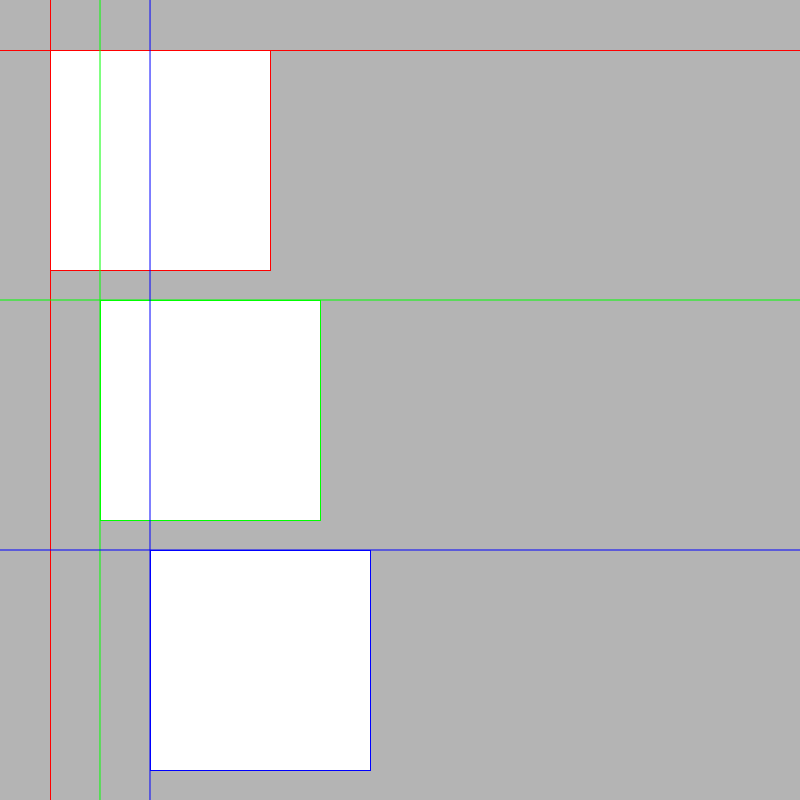
Frame 1 (no input)
Frame 60 (the mouse pressed at the canvas centre just before this capture): identical to frame 1, image omitted
Frame 120 (the mouse held since frame 60 and released just before this capture): identical to frame 1, image omitted

The Processing sketch that drew this single still picture (run headless with seeded random() and noise(); from frame 60 on, the mouse is pressed at the canvas centre):

// Processing sketch: transformations
// ── transformations.pde
void setup() {
  size (800, 800);  
 
}
void draw() {
  background(180); 
  translate (50, 50);
  
  stroke(255, 0, 0); 
  // draw our origin axis
  line(-9999, 0, 9999, 0); // y = 0 
  line(0, -9999, 0, 9999); // x = 0
  
  scale(1.0, 1.0);
  rotate(TAU * 1.000);
  
  rect (0, 0, 220, 220); 
 
  translate(50, 250); 
  stroke(0, 255, 0); 
   // draw our origin axis
  line(-9999, 0, 9999, 0); // y = 0 
  line(0, -9999, 0, 9999); // x = 0
  rect (0, 0, 220, 220); 
  
  translate(50, 250); 
  stroke(0, 0, 255); 
   // draw our origin axis
  line(-9999, 0, 9999, 0); // y = 0 
  line(0, -9999, 0, 9999); // x = 0
  rect (0, 0, 220, 220); 
}
